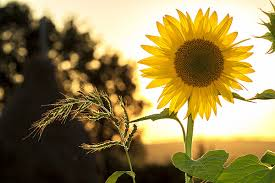
#> input picture images/test.jpg, 275 x 183 px, found by its file name
$ python opencv_operations.py
#> lines starting #> are read from the running program, lines starting #| are printed output that depends on the picture; after the words box and inside, x2 and y2 are one past the last pixel; in counts of white or black regions, pixels touching at a corner belong together
import cv2

image = cv2.imread("images/test.jpg")
#> image is the input picture: shape (183, 275, 3); mean B, G, R 79.7, 129, 146.4

print(image)
#> (printed output is left out)
print(image.shape)
#| (183, 275, 3)
if image is None:
    print("Image not found")
else:
    print("Image loaded successfully")

#cv2.imshow("Original Image", image)

cv2.waitKey(0)
cv2.destroyAllWindows()
cv2.imwrite("output/copied_image.jpg", image)
print("Image saved successfully")

#resize

resized = cv2.resize(image, (640, 640))

print("Original:", image.shape)
#| Original: (183, 275, 3)
print("Resized:", resized.shape)
#| Resized: (640, 640, 3)

#cv2.imshow("Original", image)
#cv2.imshow("Resized", resized)

cv2.waitKey(0)
cv2.destroyAllWindows()


crop = image[100:500, 100:500]
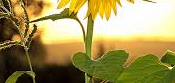
#> crop: shape (83, 175, 3); mean B, G, R 86.7, 146.1, 160.5
#cv2.imshow("Crop", crop)

cv2.waitKey(0)
cv2.destroyAllWindows()

rotated = cv2.rotate(
    image,
    cv2.ROTATE_180
)
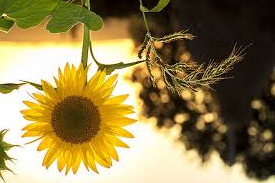
#> rotated: shape (183, 275, 3); mean B, G, R 79.7, 129, 146.4

#cv2.imshow("Rotated", rotated)

cv2.waitKey(0)
cv2.destroyAllWindows()

#flipped = cv2.flip(image, 1)
flipped = cv2.flip(image, 0)
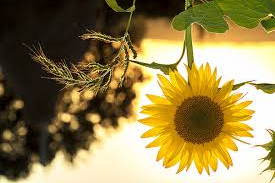
#> flipped: shape (183, 275, 3); mean B, G, R 79.7, 129, 146.4
#cv2.imshow("Flipped", flipped)

cv2.waitKey(0)
cv2.destroyAllWindows()

#blurred = cv2.GaussianBlur(image, (8, 8), 0)
median = cv2.medianBlur(image, 5)
#cv2.imshow("Original", image)
#cv2.imshow("median", median)

cv2.waitKey(0)
cv2.destroyAllWindows()

gray = cv2.cvtColor(image, cv2.COLOR_BGR2GRAY)
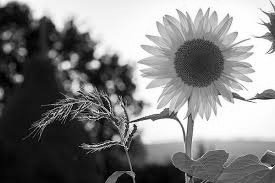
#> gray: shape (183, 275); min 0, max 255, mean 128.6
_, threshold = cv2.threshold(
    gray,
    127,
    255,
    cv2.THRESH_BINARY
)
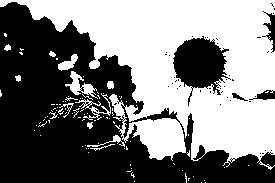
#> threshold: shape (183, 275); 49% white; 96 white regions (83 under 20 px), largest, box (x1, y1, x2, y2) and area: (0, 0, 275, 170) 23326, (65, 71, 98, 99) 321, (75, 93, 111, 120) 213

#cv2.imshow("Gray", gray)
#cv2.imshow("Threshold", threshold)

cv2.waitKey(0)
cv2.destroyAllWindows()

gray = cv2.cvtColor(image, cv2.COLOR_BGR2GRAY)

edges = cv2.Canny(gray, 50, 200)
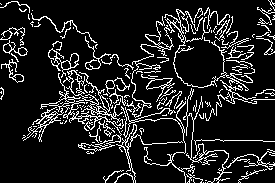
#> edges: shape (183, 275); 12.9% white in thin lines or dots

#cv2.imshow("Original", image)
#cv2.imshow("Edges", edges)

cv2.waitKey(0)
cv2.destroyAllWindows()

output = image.copy()

cv2.rectangle(
    output,
    (50, 50),
    (500, 400),
    (255, 0, 0),
    2
)

#cv2.imshow("Bounding Box", output)

cv2.waitKey(0)
cv2.destroyAllWindows()

cv2.putText(
    output,
    "FLOWER",
    (100, 90),
    cv2.FONT_HERSHEY_SIMPLEX,
    1,
    (0, 255, 0),
    2
)
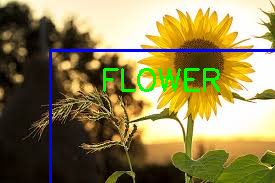
#> output: shape (183, 275, 3); mean B, G, R 83.3, 129.6, 140.7

cv2.imshow("Detection", output)

cv2.waitKey(0)
cv2.destroyAllWindows()

$ run again, with images/IMG10.jpg copied over images/test.jpg
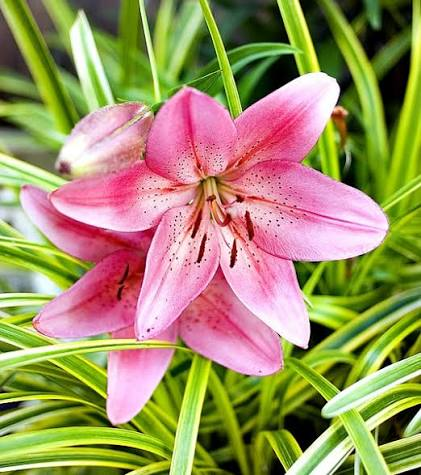
#> input picture images/IMG10.jpg, 421 x 475 px, found by its file name
#> image is the input picture: shape (475, 421, 3); mean B, G, R 98.9, 146.1, 158.7
#> (printed output is left out)
#| (475, 421, 3)
#| Original: (475, 421, 3)
#| Resized: (640, 640, 3)
#> `_, threshold = cv2.threshold( gray, 127, 255, cv2.THRESH_BINARY )`:
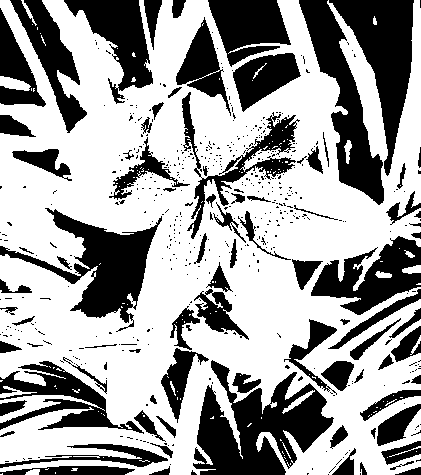
#> threshold: shape (475, 421); 62.6% white; 532 black regions (446 under 20 px), largest, box (x1, y1, x2, y2) and area: (193, 360, 334, 475) 8518, (0, 208, 162, 332) 6284, (329, 0, 414, 176) 6008
#> edges: shape (475, 421); 16.3% white in thin lines or dots
#> `cv2.putText( output, "FLOWER", (100, 90), cv2.FONT_HERSHEY_SIMPLEX, 1,..`:
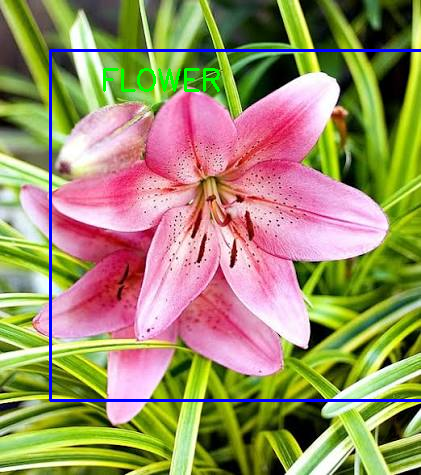
#> output: shape (475, 421, 3); mean B, G, R 101.5, 144, 155.8

$ run again, with images/IMG2.jpg copied over images/test.jpg
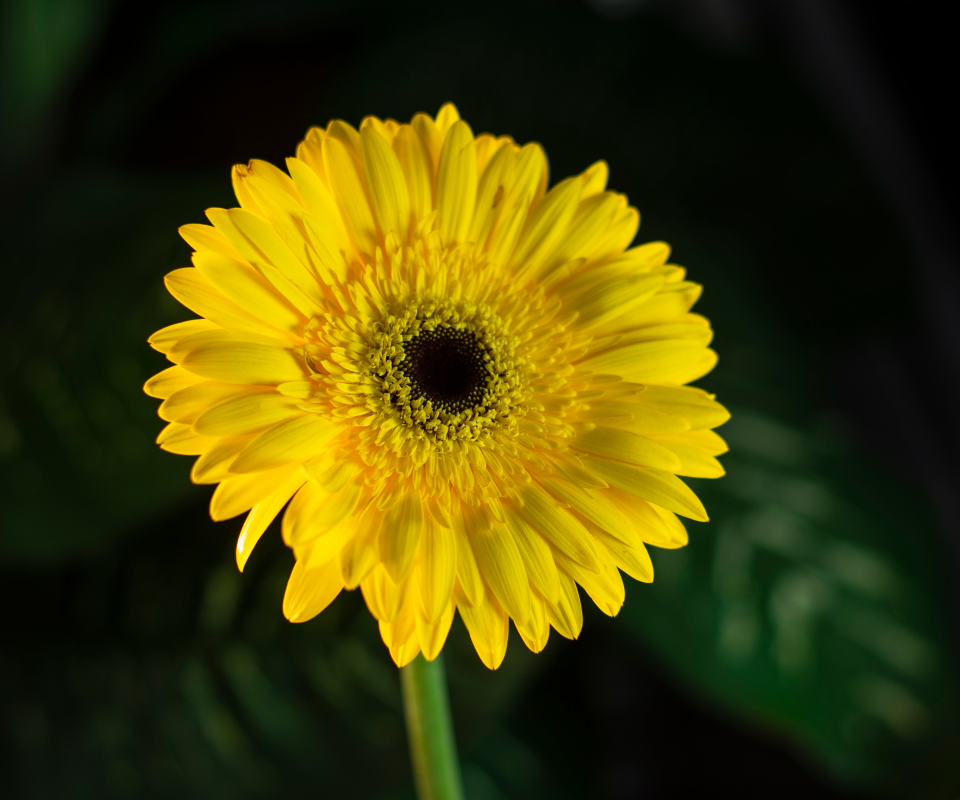
#> input picture images/IMG2.jpg, 4800 x 4000 px, found by its file name (shown at 1/5 size)
#> image is the input picture: shape (4000, 4800, 3); mean B, G, R 5.9, 64.4, 69.5
#> (printed output is left out)
#| (4000, 4800, 3)
#| Original: (4000, 4800, 3)
#| Resized: (640, 640, 3)
#> `_, threshold = cv2.threshold( gray, 127, 255, cv2.THRESH_BINARY )`:
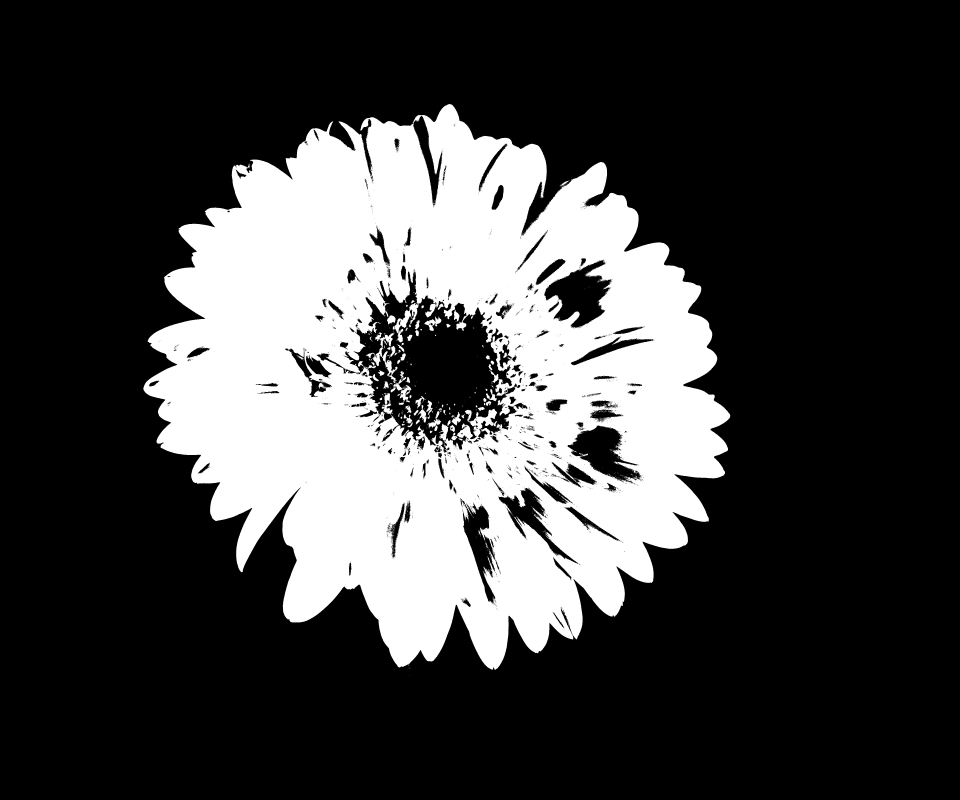
#> threshold: shape (4000, 4800) (shown at 1/5 size); 25.5% white; 1748 white regions (1637 under 20 px), largest, box (x1, y1, x2, y2) and area: (717, 520, 3651, 3349) 4840550, (1830, 1662, 1988, 1916) 7973, (1953, 1885, 2057, 2024) 3977
#> `edges = cv2.Canny(gray, 50, 200)`:
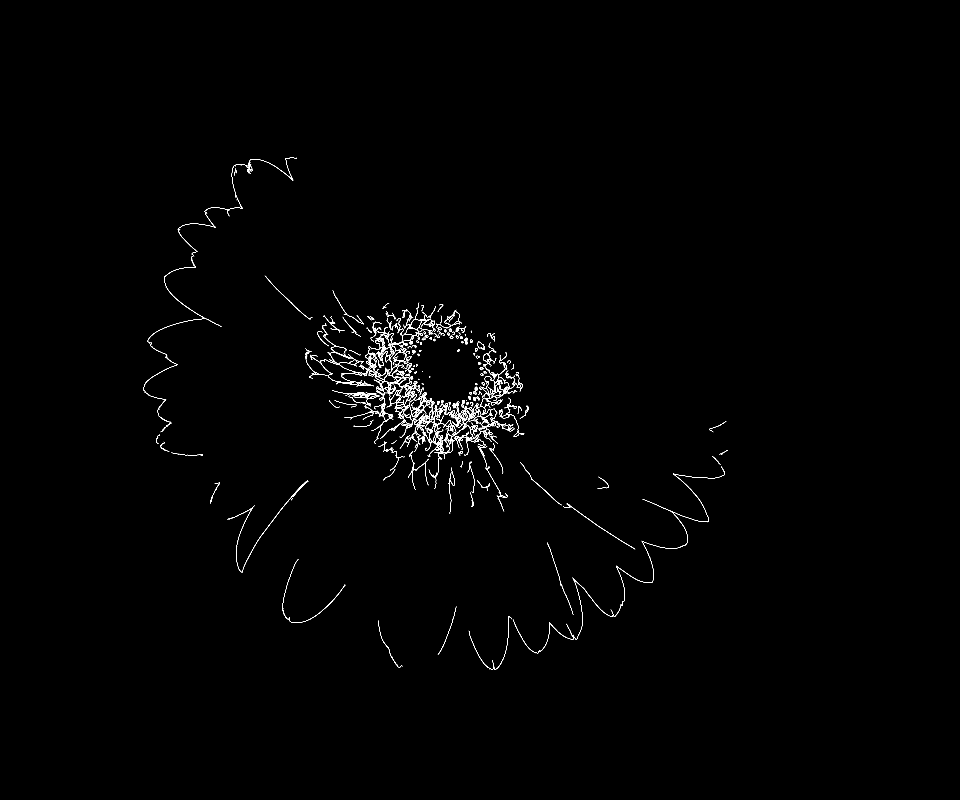
#> edges: shape (4000, 4800) (shown at 1/5 size); 0.32% white in thin lines or dots, all inside (x1, y1, x2, y2) = (717, 787, 3639, 3349)
